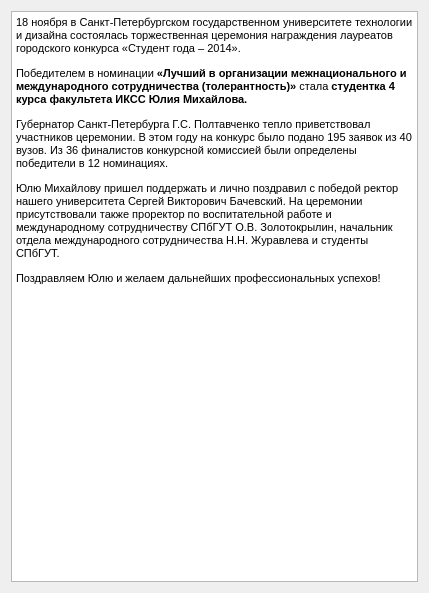
<?xml version="1.0" encoding="UTF-8"?>
<ui version="4.0">
 <class>newsItem</class>
 <widget class="QWidget" name="newsItem">
  <property name="geometry">
   <rect>
    <x>0</x>
    <y>0</y>
    <width>429</width>
    <height>593</height>
   </rect>
  </property>
  <property name="windowTitle">
   <string>Form</string>
  </property>
  <layout class="QGridLayout" name="gridLayout">
   <item row="0" column="0">
    <widget class="QTextBrowser" name="textBrowser">
     <property name="html">
      <string>&lt;!DOCTYPE HTML PUBLIC &quot;-//W3C//DTD HTML 4.0//EN&quot; &quot;http://www.w3.org/TR/REC-html40/strict.dtd&quot;&gt;
&lt;html&gt;&lt;head&gt;&lt;meta name=&quot;qrichtext&quot; content=&quot;1&quot; /&gt;&lt;style type=&quot;text/css&quot;&gt;
p, li { white-space: pre-wrap; }
&lt;/style&gt;&lt;/head&gt;&lt;body style=&quot; font-family:'MS Shell Dlg 2'; font-size:8.25pt; font-weight:400; font-style:normal;&quot;&gt;
&lt;p style=&quot; margin-top:12px; margin-bottom:12px; margin-left:0px; margin-right:0px; -qt-block-indent:0; text-indent:0px;&quot;&gt;&lt;span style=&quot; font-size:8pt;&quot;&gt;18 ноября в Санкт-Петербургском государственном университете технологии и дизайна состоялась торжественная церемония награждения лауреатов городского конкурса «Студент года – 2014».&lt;/span&gt;&lt;/p&gt;
&lt;p style=&quot; margin-top:12px; margin-bottom:12px; margin-left:0px; margin-right:0px; -qt-block-indent:0; text-indent:0px;&quot;&gt;&lt;span style=&quot; font-size:8pt;&quot;&gt;Победителем в номинации &lt;/span&gt;&lt;span style=&quot; font-size:8pt; font-weight:600;&quot;&gt;«Лучший в организации межнационального и международного сотрудничества (толерантность)»&lt;/span&gt;&lt;span style=&quot; font-size:8pt;&quot;&gt; стала &lt;/span&gt;&lt;span style=&quot; font-size:8pt; font-weight:600;&quot;&gt;студентка 4 курса факультета ИКСС Юлия Михайлова.&lt;/span&gt;&lt;/p&gt;
&lt;p style=&quot; margin-top:12px; margin-bottom:12px; margin-left:0px; margin-right:0px; -qt-block-indent:0; text-indent:0px;&quot;&gt;&lt;span style=&quot; font-size:8pt;&quot;&gt;Губернатор Санкт-Петербурга Г.С. Полтавченко тепло приветствовал участников церемонии. В этом году на конкурс было подано 195 заявок из 40 вузов. Из 36 финалистов конкурсной комиссией были определены победители в 12 номинациях.&lt;/span&gt;&lt;/p&gt;
&lt;p style=&quot; margin-top:12px; margin-bottom:12px; margin-left:0px; margin-right:0px; -qt-block-indent:0; text-indent:0px;&quot;&gt;&lt;span style=&quot; font-size:8pt;&quot;&gt;Юлю Михайлову пришел поддержать и лично поздравил с победой ректор нашего университета Сергей Викторович Бачевский. На церемонии присутствовали также проректор по воспитательной работе и международному сотрудничеству СПбГУТ О.В. Золотокрылин, начальник отдела международного сотрудничества Н.Н. Журавлева и студенты СПбГУТ.&lt;/span&gt;&lt;/p&gt;
&lt;p style=&quot; margin-top:12px; margin-bottom:12px; margin-left:0px; margin-right:0px; -qt-block-indent:0; text-indent:0px;&quot;&gt;&lt;span style=&quot; font-size:8pt;&quot;&gt;Поздравляем Юлю и желаем дальнейших профессиональных успехов!&lt;/span&gt;&lt;/p&gt;
&lt;p style=&quot; margin-top:12px; margin-bottom:12px; margin-left:0px; margin-right:0px; -qt-block-indent:0; text-indent:0px;&quot;&gt;&lt;img src=&quot;:/images/3efe6083b305d09945bf859a61585d87_745_0_0.jpg&quot; /&gt;&lt;/p&gt;&lt;/body&gt;&lt;/html&gt;</string>
     </property>
    </widget>
   </item>
  </layout>
 </widget>
 <resources/>
 <connections/>
</ui>
